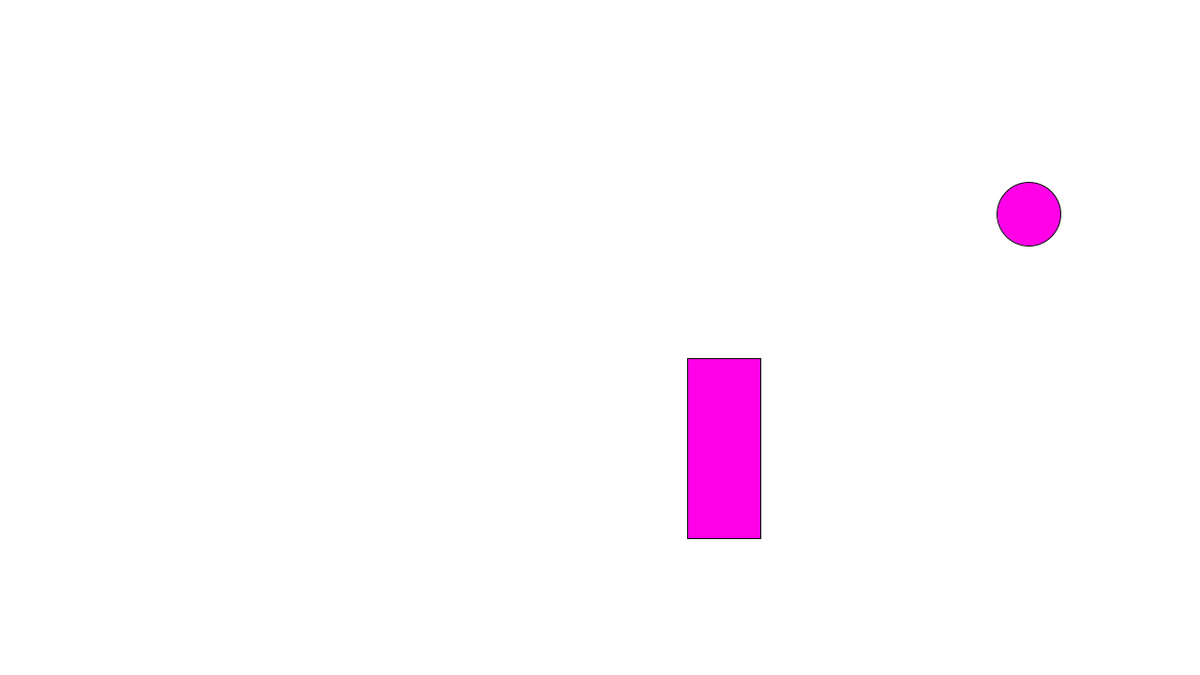
Frame 1 (no input)
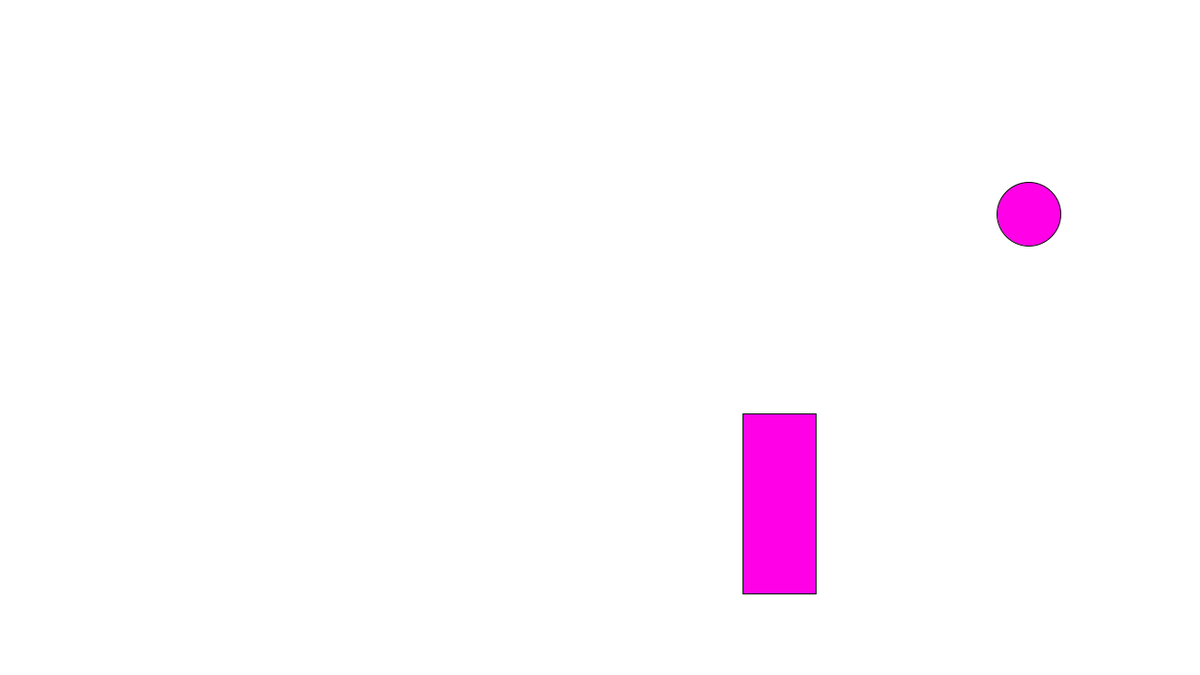
Frame 60 (the mouse pressed at the canvas centre just before this capture)
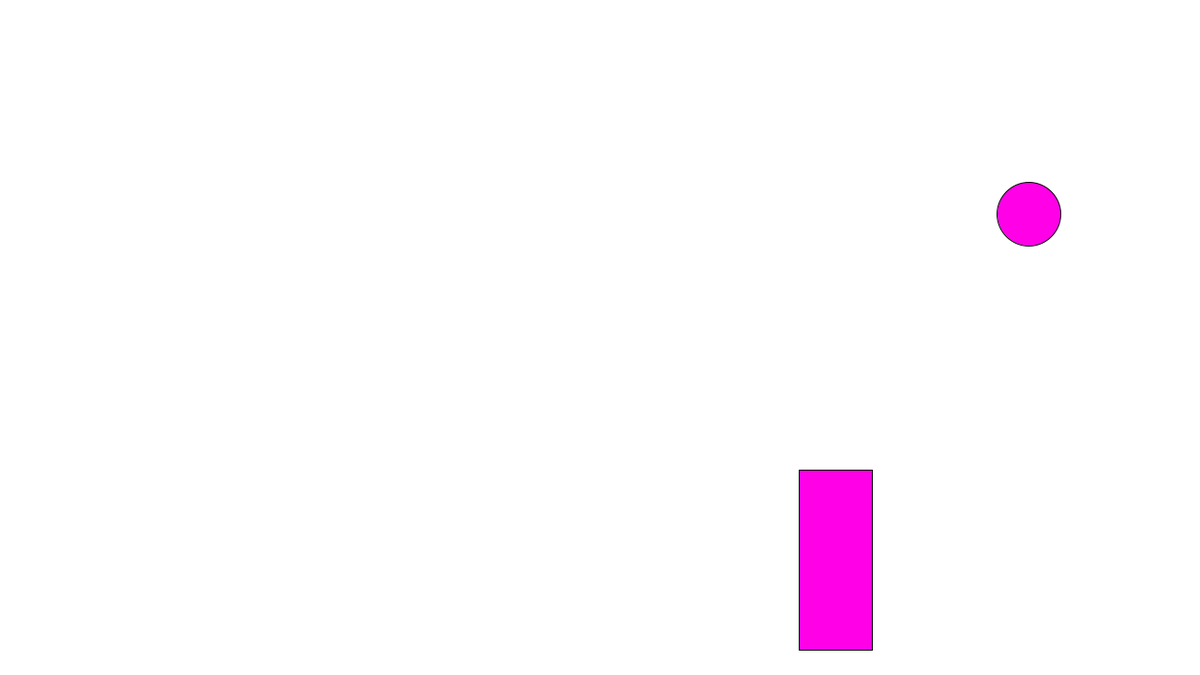
Frame 120 (the mouse held since frame 60 and released just before this capture)

The Processing sketch that drew these frames (run headless with seeded random() and noise(); from frame 60 on, the mouse is pressed at the canvas centre):

// Processing sketch: cat_toy
// ── cat_toy.pde
float xPos;
float yPos;
float hVal;
float wVal;
float xC;
float yC;
float r;
float xSpeed;
float ySpeed;

void setup() {
  size(1280, 720);
  xPos = random(width/4, 3*(width/4));
  yPos = random(height/4, 3*(width/4));
  hVal = random(40, 200);
  wVal = random(40, 200);
  xC = random(0, width);
  yC = random(0, height);
  r = random(20, 50);
  xSpeed = 1;
  ySpeed = 1;
}

void draw() {
  background(255);
  fill(255, 0, 231);
  

  if (mouseX > xPos && mouseY > yPos && mouseX < (xPos + wVal) && mouseY < (yPos + hVal)) {
    fill(255);
    xPos = random(width/4, 3*(width/4)) + xSpeed;
    yPos = random(height/4, 3*(height/4)) + ySpeed;
    hVal = random(40, 200);
    wVal = random(40, 200);
  }
  if (dist(xC, yC, mouseX, mouseY) <= r) {
    fill(0, 255, 0);
    xC = random(0, width);
    yC = random(0, height);
    r = random(20, 50);
  }
  rect(xPos, yPos, wVal, hVal);
  xPos = xPos + xSpeed;
  yPos = yPos + ySpeed;
  ellipse(xC, yC, r * 2, r * 2);
}
